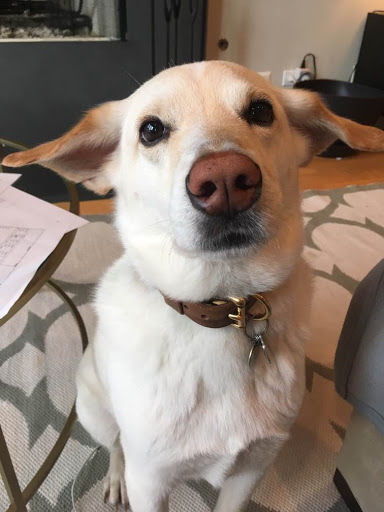
#> input picture Python/PythonReview/cosmo.jpg, 384 x 512 px
$ python instagram.py   (Python 2 division)
#> lines starting #> are read from the running program, lines starting #| are printed output that depends on the picture
from PIL import Image

def getRed(pixel):
    return pixel[0]
def getGreen(pixel):
    return pixel[1]
def getBlue(pixel):
    return pixel[2]
def getAveragePixel(pixel):
    average = ((getRed(pixel) + getGreen(pixel) + getBlue(pixel)) / 3)
    avg_pixel = (average, average, average)
    return avg_pixel

jpg = Image.open("cosmo.jpg")
#> jpg is the input picture: PIL image 384x512 RGB; mean R, G, B 141.6, 127.1, 116.1

print jpg.getdata()[200]
#| (40, 40, 38)

new_pixels = []
size = jpg.height * jpg.width
#> size = 196608
old_pixels = jpg.getdata()
for i in range(size):
    old_pixel = old_pixels[i]
    if ((i % jpg.width) > (jpg.width / 2)):
        new_pixel = getAveragePixel(old_pixel)
    else:
        new_pixel = old_pixel
    new_pixels.append(new_pixel)
#> this loop made 196608 passes
#> new_pixel on passes 1 to 12: (11, 11, 9), (11, 11, 9), (11, 11, 9), (11, 11, 9), (12, 12, 10), (12, 12, 10), (12, 12, 10), (12, 12, 10), (11, 10, 8), (16, 15, 13), (15, 14, 12), (14, 13, 11)
#> after the loop, new_pixels = 196608 items

# [7 lines of commented-out code are left out]

print new_pixels[200]
#| (39, 39, 39)
new_image = Image.new("RGB", jpg.size)
#> new_image: PIL image 384x512 RGB; every value is 0
new_image.putdata(new_pixels)
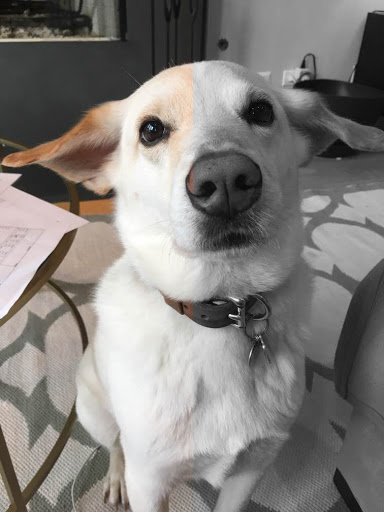
#> new_image: PIL image 384x512 RGB; mean R, G, B 131.3, 128.1, 124.8
new_image.show()
new_image.save("newcosmo.jpg")

$ run again, with Python/PythonReview/instagram.jpg copied over Python/PythonReview/cosmo.jpg
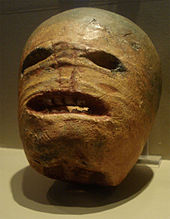
#> input picture Python/PythonReview/instagram.jpg, 170 x 219 px
#> jpg is the input picture: PIL image 170x219 RGB; mean R, G, B 103.5, 80.7, 45.6
#| (54, 48, 36)
#> the loop `for i in range(size):` made 37230 passes
#> new_pixel on passes 1 to 8: (56, 50, 36), (55, 49, 35), (53, 47, 33), (53, 47, 33), (54, 48, 34), (55, 49, 35), (54, 48, 34), (54, 48, 34)
#> after the loop `for i in range(size):`: new_pixels = 37230 items
#| (54, 48, 36)
#> `new_image.putdata(new_pixels)`:
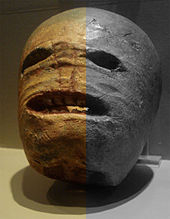
#> new_image: PIL image 170x219 RGB; mean R, G, B 89.1, 78.1, 62
